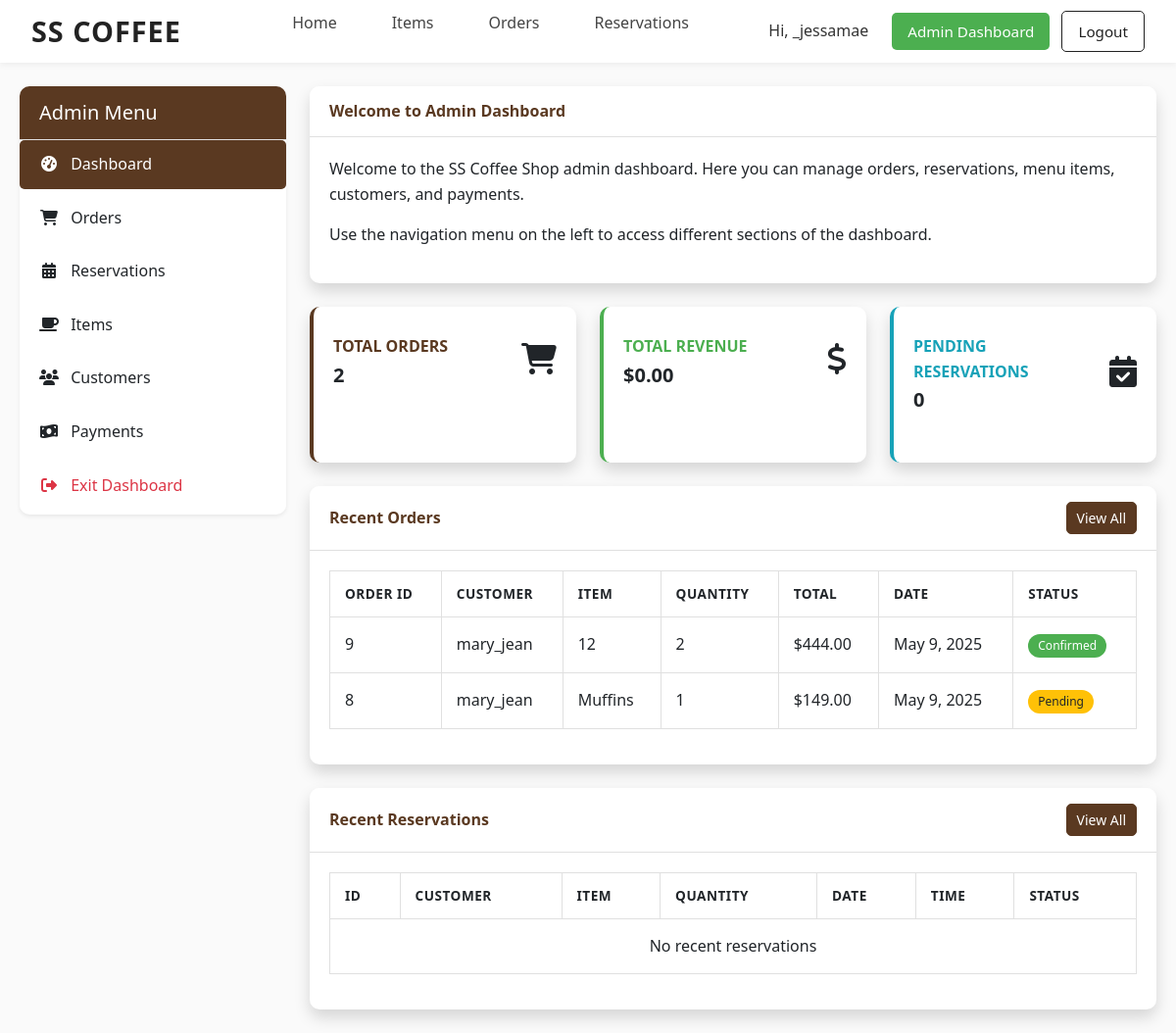
The page /admin-dashboard/ (signed in) on the database its author committed.
### core/models.py (models this page shows, shortened)
class CustomUser(AbstractUser):
    pass

class Order(models.Model):
    STATUS_CHOICES = (
        ('pending', 'Pending'),
        ('confirmed', 'Confirmed'),
        ('cancelled', 'Cancelled'),
    )
    item = models.ForeignKey(Item, on_delete=models.CASCADE)
    customer = models.ForeignKey(settings.AUTH_USER_MODEL, on_delete=models.CASCADE, related_name='orders')
    quantity = models.PositiveIntegerField()
    order_date = models.DateField()
    order_time = models.TimeField()
    status = models.CharField(max_length=20, choices=STATUS_CHOICES, default='pending')  # <-- ADD THIS
    @property
    def get_total(self):
        return self.quantity * self.item.price

class Item(models.Model):
    name = models.CharField(max_length=100)
    description = models.TextField()
    price = models.DecimalField(max_digits=6, decimal_places=2)
    image = models.ImageField(upload_to='items/')
    CATEGORY_CHOICES = [
        ('coffee', 'Coffee'),
        ('snack', 'Snack'),
    ]
    category = models.CharField(max_length=20, choices=CATEGORY_CHOICES)

### core/views.py (the view)
# urls.py: path('admin-dashboard/', views.admin_dashboard, name='admin_dashboard'),
@user_passes_test(is_admin)
def admin_dashboard(request):
    order_count = Order.objects.count()
    total_revenue = Payment.objects.aggregate(total=Sum('amount'))['total'] or Decimal('0.00')
    pending_reservations = Reservation.objects.filter(status='pending').count()
    recent_orders = Order.objects.all().order_by('-order_date', '-order_time')[:5]
    recent_reservations = Reservation.objects.all().order_by('-reservation_date', '-reservation_time')[:5]
    return render(request, 'admin/dashboard.html', {
        'order_count': order_count,
        'total_revenue': total_revenue,
        'pending_reservations': pending_reservations,
        'recent_orders': recent_orders,
        'recent_reservations': recent_reservations,
    })

### core/templates/admin/dashboard.html (shortened to what this page needs)
{% extends 'base.html' %}
{% load static %}
{% block extra_css %}
<link rel="stylesheet" href="{% static 'css/admin/dashboard.css' %}">
{% endblock %}
{% block content %}
<div class="container-fluid mt-4">
    <div class="row">
        <div class="col-md-3">
            <div class="card shadow-sm mb-4">
                <div class="card-header bg-dark text-white">
                    <h5 class="mb-0">Admin Menu</h5>
                </div>
                <div class="list-group list-group-flush">
                    <a href="{% url 'admin_dashboard' %}" class="list-group-item list-group-item-action active">
                        <i class="fas fa-tachometer-alt me-2"></i> Dashboard
                    </a>
                    <a href="{% url 'admin_orders' %}" class="list-group-item list-group-item-action">
                        <i class="fas fa-shopping-cart me-2"></i> Orders
                    </a>
                    <a href="{% url 'admin_reservations' %}" class="list-group-item list-group-item-action">
                        <i class="fas fa-calendar-alt me-2"></i> Reservations
                    </a>
                    <a href="{% url 'admin_items' %}" class="list-group-item list-group-item-action">
                        <i class="fas fa-coffee me-2"></i> Items
                    </a>
                    <a href="{% url 'admin_customers' %}" class="list-group-item list-group-item-action">
                        <i class="fas fa-users me-2"></i> Customers
                    </a>
                    <a href="{% url 'admin_payments' %}" class="list-group-item list-group-item-action">
                        <i class="fas fa-money-bill-wave me-2"></i> Payments
                    </a>
                    <a href="{% url 'home' %}" class="list-group-item list-group-item-action text-danger">
                        <i class="fas fa-sign-out-alt me-2"></i> Exit Dashboard
                    </a>
                </div>
            </div>
        </div>
        <div class="col-md-9">
            <div class="card shadow mb-4">
                <div class="card-header py-3 d-flex flex-row align-items-center justify-content-between">
                    <h6 class="m-0 font-weight-bold text-primary">Welcome to Admin Dashboard</h6>
                </div>
                <div class="card-body">
                    <p>Welcome to the SS Coffee Shop admin dashboard. Here you can manage orders, reservations, menu items, customers, and payments.</p>
                    <p>Use the navigation menu on the left to access different sections of the dashboard.</p>
                </div>
            </div>
            <div class="row">
                <div class="col-md-4 mb-4">
                    <div class="card border-left-primary shadow h-100 py-2">
                        <div class="card-body">
                            <div class="row no-gutters align-items-center">
                                <div class="col mr-2">
                                    <div class="text-xs font-weight-bold text-primary text-uppercase mb-1">
                                        Total Orders</div>
                                    <div class="h5 mb-0 font-weight-bold text-gray-800">{{ order_count }}</div>
                                </div>
                                <div class="col-auto">
                                    <i class="fas fa-shopping-cart fa-2x text-gray-300"></i>
                                </div>
                            </div>
                        </div>
                    </div>
                </div>
                <div class="col-md-4 mb-4">
                    <div class="card border-left-success shadow h-100 py-2">
                        <div class="card-body">
                            <div class="row no-gutters align-items-center">
                                <div class="col mr-2">
                                    <div class="text-xs font-weight-bold text-success text-uppercase mb-1">
                                        Total Revenue</div>
                                    <div class="h5 mb-0 font-weight-bold text-gray-800">${{ total_revenue }}</div>
                                </div>
                                <div class="col-auto">
                                    <i class="fas fa-dollar-sign fa-2x text-gray-300"></i>
                                </div>
                            </div>
                        </div>
                    </div>
                </div>
                <div class="col-md-4 mb-4">
                    <div class="card border-left-info shadow h-100 py-2">
                        <div class="card-body">
                            <div class="row no-gutters align-items-center">
                                <div class="col mr-2">
                                    <div class="text-xs font-weight-bold text-info text-uppercase mb-1">
                                        Pending Reservations</div>
                                    <div class="h5 mb-0 font-weight-bold text-gray-800">{{ pending_reservations }}</div>
                                </div>
                                <div class="col-auto">
                                    <i class="fas fa-calendar-check fa-2x text-gray-300"></i>
                                </div>
                            </div>
                        </div>
                    </div>
                </div>
            </div>
            <div class="card shadow mb-4">
                <div class="card-header py-3 d-flex flex-row align-items-center justify-content-between">
                    <h6 class="m-0 font-weight-bold text-primary">Recent Orders</h6>
                    <a href="{% url 'admin_orders' %}" class="btn btn-sm btn-primary">View All</a>
                </div>
                <div class="card-body">
                    <div class="table-responsive">
                        <table class="table table-bordered" id="dataTable" width="100%" cellspacing="0">
                            <thead>
                                <tr>
                                    <th>Order ID</th>
                                    <th>Customer</th>
                                    <th>Item</th>
                                    <th>Quantity</th>
                                    <th>Total</th>
                                    <th>Date</th>
                                    <th>Status</th>
                                </tr>
                            </thead>
                            <tbody>
                                {% for order in recent_orders %}
                                <tr>
                                    <td>{{ order.id }}</td>
                                    <td>{{ order.customer.username }}</td>
                                    <td>{{ order.item.name }}</td>
                                    <td>{{ order.quantity }}</td>
                                    <td>${{ order.get_total }}</td>
                                    <td>{{ order.order_date }}</td>
                                    <td>
                                        {% if order.status == 'pending' %}
                                        <span class="badge bg-warning">Pending</span>
                                        {% elif order.status == 'confirmed' %}
                                        <span class="badge bg-success">Confirmed</span>
                                        {% elif order.status == 'cancelled' %}
                                        <span class="badge bg-danger">Cancelled</span>
                                        {% endif %}
                                    </td>
                                </tr>
                                {% empty %}
                                <tr>
                                    <td colspan="7" class="text-center">No recent orders</td>
                                </tr>
                                {% endfor %}
                            </tbody>
                        </table>
                    </div>
                </div>
            </div>
            <div class="card shadow mb-4">
                <div class="card-header py-3 d-flex flex-row align-items-center justify-content-between">
                    <h6 class="m-0 font-weight-bold text-primary">Recent Reservations</h6>
                    <a href="{% url 'admin_reservations' %}" class="btn btn-sm btn-primary">View All</a>
                </div>
                <div class="card-body">
                    <div class="table-responsive">
                        <table class="table table-bordered" id="dataTable" width="100%" cellspacing="0">
                            <thead>
                                <tr>
                                    <th>ID</th>
                                    <th>Customer</th>
                                    <th>Item</th>
                                    <th>Quantity</th>
                                    <th>Date</th>
                                    <th>Time</th>
                                    <th>Status</th>
                                </tr>
                            </thead>
                            <tbody>
                                {% for reservation in recent_reservations %}
                                <tr>
                                    <td>{{ reservation.id }}</td>
                                    <td>{{ reservation.customer.username }}</td>
                                    <td>{{ reservation.item.name }}</td>
                                    <td>{{ reservation.quantity }}</td>
                                    <td>{{ reservation.reservation_date }}</td>
                                    <td>{{ reservation.reservation_time }}</td>
                                    <td>
                                        {% if reservation.status == 'pending' %}
                                        <span class="badge bg-warning">Pending</span>
                                        {% elif reservation.status == 'confirmed' %}
                                        <span class="badge bg-success">Confirmed</span>
                                        {% elif reservation.status == 'cancelled' %}
                                        <span class="badge bg-danger">Cancelled</span>
                                        {% endif %}
                                    </td>
                                </tr>
                                {% empty %}
                                <tr>
                                    <td colspan="7" class="text-center">No recent reservations</td>
                                </tr>
                                {% endfor %}
                            </tbody>
                        </table>
                    </div>
                </div>
            </div>
        </div>
    </div>
</div>
{% endblock %}

### core/templates/navbar.html (shortened to what this page needs)
{% load static %}
<nav class="navbar">
  <div class="logo"><a href="{% url 'home' %}">SS Coffee</a></div>
  <ul class="nav-links">
    <li><a href="{% url 'home' %}">Home</a></li>
    <li><a href="{% url 'items' %}">Items</a></li>
    <li><a href="{% url 'orders' %}">Orders</a></li>
    <li><a href="{% url 'reservations' %}">Reservations</a></li>
  </ul>
  <div class="auth-buttons">
    {% if request.user.is_authenticated %}
      <span class="welcome">Hi, {{ request.user.username }}</span>
      {% if request.user.is_staff or request.user.is_superuser %}
        <a href="{% url 'admin_dashboard' %}" class="btn" style="background-color: #4CAF50; color: white; border: none;">Admin Dashboard</a>
      {% endif %}
      <a href="{% url 'logout' %}" class="logout-btn">Logout</a>
    {% else %}
      <button type="button" class="btn login-btn">Login</button>
      <button type="button" class="btn register-btn">Register</button>
    {% endif %}
  </div>
</nav>

### rows shown on the page
CustomUser: user.username "_jessamae"
Order: id "9", customer.username "mary_jean", item.name "12", quantity "2", get_total "444.00", order_date "May 9, 2025", status "Confirmed"
Order: id "8", customer.username "mary_jean", item.name "Muffins", quantity "1", get_total "149.00", order_date "May 9, 2025", status "Pending"

### other values the page prints
{{ order_count }} "2"
{{ total_revenue }} "0.00"
{{ pending_reservations }} "0"
